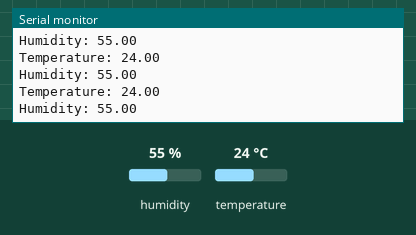
This sketch was run on a simulated Arduino Uno, built with avr-gcc and run on an emulated ATmega328P. Shown: the last lines printed to the serial monitor. The inputs (shaded band) are chosen by the test bench; at power-on: humidity 55 %, temperature 24 °C.

Above: at 1.2 s.
1.3 s: humidity set to 22 %
At 2.4 s:
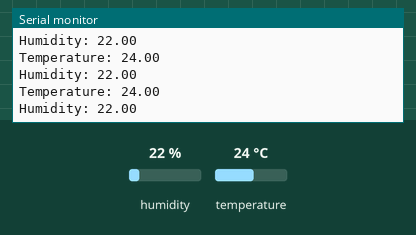
2.8 s: temperature set to 12 °C
At 3.9 s:
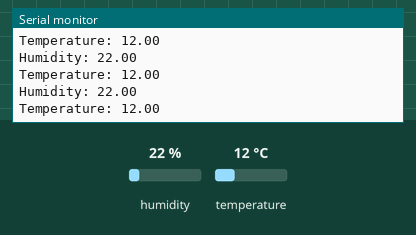
5.8 s: humidity set to 40 %
At 6.3 s:
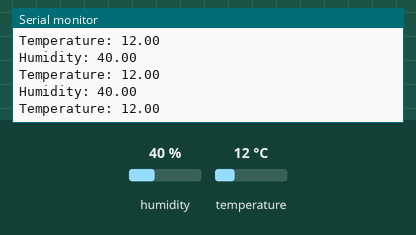
Timing chart, 0 to 8.8 s (numbered marks = the images above; inputs shaded):
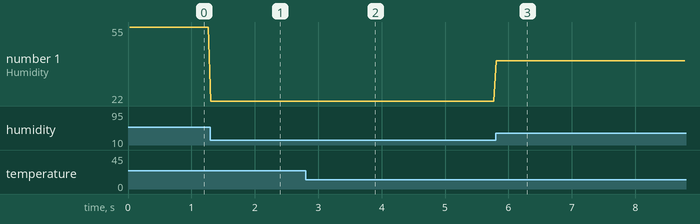

Measured:
- after the input at 1.3 s, the serial monitor: prints a new line at once (image 1)
- after the input at 2.8 s, the serial monitor: prints a new line at once (image 2)
- after the input at 5.8 s, the serial monitor: prints a new line at once (image 3)
- plotted number 1: 55 → 22 after the input at 1.3 s, 22 → 40 after the input at 5.8 s

The sketch:

hdc1080.ino
```cpp
#include <Adafruit_HDC1000.h> // http://librarymanager/All#Adafruit_HDC1000_Library

Adafruit_HDC1000 hdc = Adafruit_HDC1000();

void setup(){
    Serial.begin(9600);
    hdc.begin();
}

void loop(){
    Serial.print("Temperature: ");
    Serial.println(hdc.readTemperature());
    Serial.print("Humidity: ");
    Serial.println(hdc.readHumidity());
}
```
